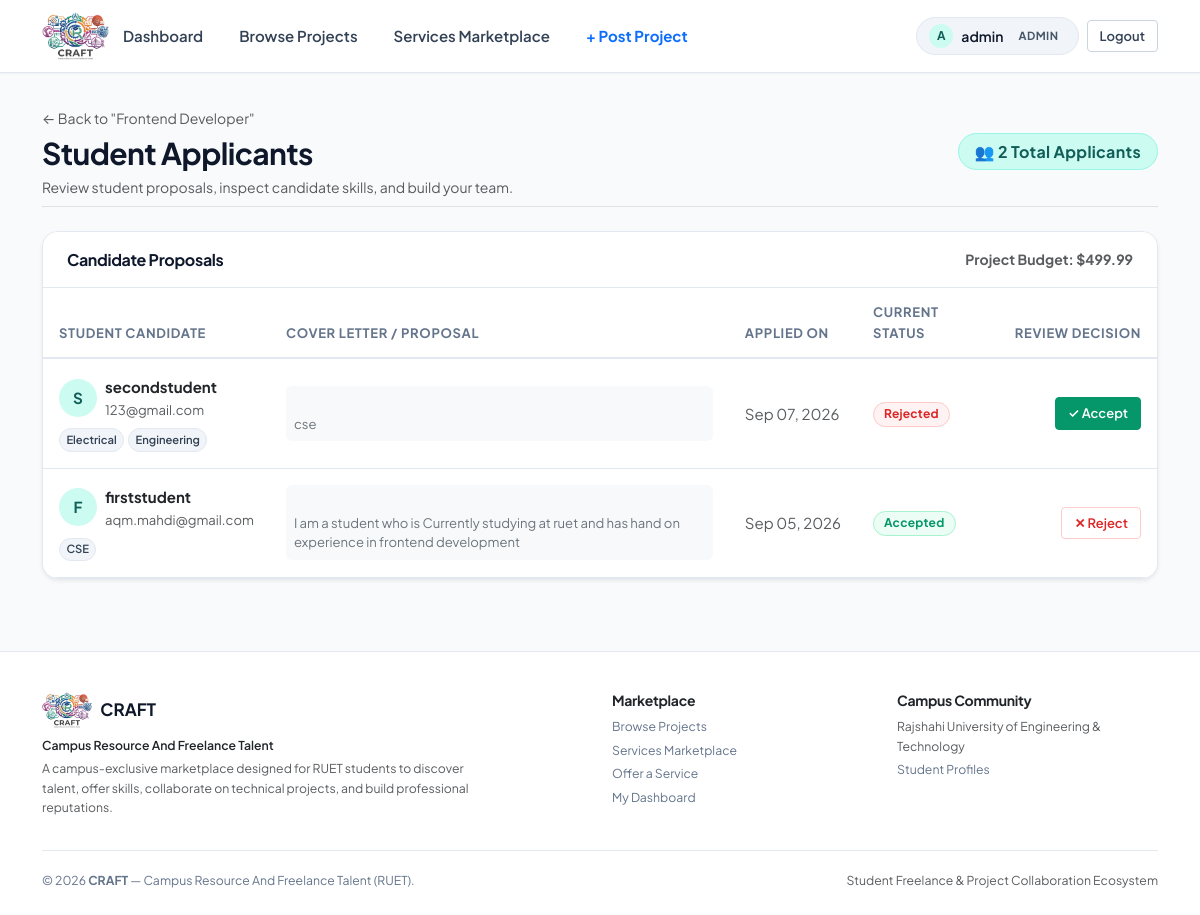
Screenshot of /applications/project/1/applicants/ (signed in) with the database file from the repository.
### accounts/models.py (models this page shows, shortened)
class User(AbstractUser):
    class Role(models.TextChoices):
        STUDENT = 'student', 'Student'
        CLIENT = 'client', 'Client'
        ADMIN = 'admin', 'Admin'
    role = models.CharField(max_length=10, choices=Role.choices, default=Role.STUDENT)
    skills = models.CharField(max_length=255, blank=True, help_text="Comma separated skills")
    bio = models.TextField(blank=True)
    company_name = models.CharField(max_length=150, blank=True)
    @property
    def is_client(self):
        return self.role == self.Role.CLIENT
    @property
    def is_admin_role(self):
        return self.role == self.Role.ADMIN or self.is_superuser

### projects/models.py (models this page shows, shortened)
class Project(models.Model):
    class Status(models.TextChoices):
        OPEN = 'open', 'Open'
        CLOSED = 'closed', 'Closed'
    client = models.ForeignKey(
        settings.AUTH_USER_MODEL, on_delete=models.CASCADE,
        related_name='projects', limit_choices_to={'role': 'client'}
    )
    title = models.CharField(max_length=200)
    description = models.TextField()
    category = models.CharField(max_length=100, blank=True)
    budget = models.DecimalField(max_digits=10, decimal_places=2, help_text="Budget in USD")
    deadline = models.DateField(null=True, blank=True)
    status = models.CharField(max_length=10, choices=Status.choices, default=Status.OPEN)
    created_at = models.DateTimeField(auto_now_add=True)
    updated_at = models.DateTimeField(auto_now=True)
    class Meta:
        ordering = ['-created_at']

### applications/models.py (models this page shows, shortened)
class Application(models.Model):
    class Status(models.TextChoices):
        PENDING = 'pending', 'Pending'
        ACCEPTED = 'accepted', 'Accepted'
        REJECTED = 'rejected', 'Rejected'
    project = models.ForeignKey(
        'projects.Project', on_delete=models.CASCADE, related_name='applications'
    )
    student = models.ForeignKey(
        settings.AUTH_USER_MODEL, on_delete=models.CASCADE,
        related_name='applications', limit_choices_to={'role': 'student'}
    )
    cover_letter = models.TextField(help_text="Why are you a good fit for this project?")
    status = models.CharField(max_length=10, choices=Status.choices, default=Status.PENDING)
    applied_at = models.DateTimeField(auto_now_add=True)
    class Meta:
        ordering = ['-applied_at']
        unique_together = ('project', 'student')

### applications/views.py (the view)
# urls.py: path('project/<int:pk>/applicants/', views.applicants_list, name='applicants_list'),
@login_required
def applicants_list(request, pk):
    project = get_object_or_404(Project, pk=pk)
    if project.client_id != request.user.id and not request.user.is_admin_role:
        raise PermissionDenied("You can only manage applicants for your own projects.")
    applicants = project.applications.select_related('student').all()
    return render(request, 'applications/applicants_list.html', {
        'project': project, 'applicants': applicants,
    })

### templates/applications/applicants_list.html (shortened to what this page needs)
{% extends 'base.html' %}
{% block content %}
<div class="d-flex flex-column flex-md-row align-items-md-center justify-content-between gap-3 mb-4 pb-2 border-bottom">
    <div>
        <div class="mb-1">
            <a href="{% url 'projects:project_detail' project.pk %}" class="text-muted small text-decoration-none d-inline-flex align-items-center gap-1">
                &larr; Back to "{{ project.title }}"
            </a>
        </div>
        <h2 class="fw-bold mb-1">Student Applicants</h2>
        <p class="text-muted small mb-0">Review student proposals, inspect candidate skills, and build your team.</p>
    </div>
    <div>
        <span class="badge bg-primary fs-6 px-3 py-2">
            👥 {{ applicants|length }} Total Applicant{{ applicants|length|pluralize }}
        </span>
    </div>
</div>
<div class="card shadow-sm mb-4">
    <div class="card-header bg-white py-3 d-flex align-items-center justify-content-between">
        <h5 class="mb-0 fw-bold">Candidate Proposals</h5>
        <span class="text-muted small">Project Budget: ${{ project.budget }}</span>
    </div>
    {% if applicants %}
        <div class="table-responsive">
            <table class="table cw-table align-middle">
                <thead>
                    <tr>
                        <th style="min-width: 200px;">Student Candidate</th>
                        <th style="min-width: 320px;">Cover Letter / Proposal</th>
                        <th>Applied On</th>
                        <th>Current Status</th>
                        <th class="text-end" style="min-width: 170px;">Review Decision</th>
                    </tr>
                </thead>
                <tbody>
                    {% for app in applicants %}
                        <tr>
                            <td>
                                <div class="d-flex align-items-center gap-2">
                                    <div class="cw-user-avatar" style="width: 38px; height: 38px; font-size: 0.95rem;">
                                        {{ app.student.username|make_list|first|upper }}
                                    </div>
                                    <div>
                                        <div class="fw-bold text-dark">{{ app.student.get_full_name|default:app.student.username }}</div>
                                        <div class="text-muted small">{{ app.student.email }}</div>
                                    </div>
                                </div>
                                {% if app.student.skills %}
                                    <div class="d-flex flex-wrap gap-1 mt-2">
                                        {% for skill in app.student.skills.split %}
                                            <span class="cw-skill-chip" style="font-size: 0.7rem; padding: 0.1rem 0.4rem;">
                                                {{ skill|cut:"," }}
                                            </span>
                                        {% endfor %}
                                    </div>
                                {% endif %}
                            </td>
                            <td>
                                <div class="p-2 bg-light rounded text-secondary small" style="white-space: pre-line; max-height: 120px; overflow-y: auto; line-height: 1.5;">
                                    {{ app.cover_letter }}
                                </div>
                            </td>
                            <td class="text-muted small text-nowrap">
                                {{ app.applied_at|date:"M d, Y" }}
                            </td>
                            <td>
                                {% if app.status == 'accepted' %}
                                    <span class="badge bg-success">Accepted</span>
                                {% elif app.status == 'rejected' %}
                                    <span class="badge bg-danger">Rejected</span>
                                {% else %}
                                    <span class="badge bg-warning text-dark">Pending</span>
                                {% endif %}
                            </td>
                            <td class="text-end">
                                <div class="d-inline-flex gap-1">
                                    {% if app.status != 'accepted' %}
                                        <form method="post" action="{% url 'applications:application_status' app.pk 'accepted' %}" class="d-inline" data-no-disable="true">
                                            <button type="submit" class="btn btn-sm btn-success" title="Accept student into project">
                                                ✓ Accept
                                            </button>
                                        </form>
                                    {% endif %}
                                    {% if app.status != 'rejected' %}
                                        <form method="post" action="{% url 'applications:application_status' app.pk 'rejected' %}" class="d-inline" data-no-disable="true">
                                            <button type="submit" class="btn btn-sm btn-outline-danger" title="Decline application">
                                                ✕ Reject
                                            </button>
                                        </form>
                                    {% endif %}
                                </div>
                            </td>
                        </tr>
                    {% endfor %}
                </tbody>
            </table>
        </div>
    {% endif %}
</div>
{% endblock %}

### templates/base.html (shortened to what this page needs)
{% load static %}
<!DOCTYPE html>
<html lang="en">
<head>
    <link href="{% static 'vendor/css/bootstrap.min.css' %}" rel="stylesheet">
    <link href="{% static 'css/base.css' %}" rel="stylesheet">
    <link href="{% static 'css/components.css' %}" rel="stylesheet">
</head>
<body>
<header class="cw-navbar">
    <div class="container">
        <a class="cw-brand" href="{% url 'home' %}" title="CRAFT — Campus Resource And Freelance Talent" aria-label="CRAFT — Campus Resource And Freelance Talent">
            <img src="{% static 'images/craft-logo.png' %}" alt="CRAFT — Campus Resource And Freelance Talent" class="cw-navbar-logo">
        </a>
        <div class="collapse navbar-collapse d-lg-flex justify-content-between" id="cwNavCollapse">
            <ul class="cw-nav-links my-2 my-lg-0">
                {% if user.is_authenticated %}
                    <li>
                        <a class="cw-nav-link" href="{% url 'accounts:dashboard' %}">Dashboard</a>
                    </li>
                    <li>
                        <a class="cw-nav-link" href="{% url 'projects:project_list' %}">Browse Projects</a>
                    </li>
                    <li>
                        <a class="cw-nav-link" href="{% url 'services:service_list' %}">Services Marketplace</a>
                    </li>
                    {% if user.is_client or user.is_admin_role %}
                        <li>
                            <a class="cw-nav-link text-primary fw-bold" href="{% url 'projects:project_create' %}">+ Post Project</a>
                        </li>
                    {% endif %}
                {% endif %}
            </ul>
            <div class="d-flex align-items-center gap-2 mt-2 mt-lg-0">
                {% if user.is_authenticated %}
                    <a href="{% url 'accounts:profile' %}" class="cw-user-badge" title="View & Edit Profile">
                        <span class="cw-user-avatar">{{ user.username|make_list|first|upper }}</span>
                        <span>{{ user.username }}</span>
                        <span class="cw-role-pill cw-role-{{ user.role }}">{{ user.role }}</span>
                    </a>
                    <form method="post" action="{% url 'accounts:logout' %}" class="d-inline" data-no-disable="true">
                        <button type="submit" class="btn btn-sm btn-outline-secondary" title="Sign out of your account">Logout</button>
                    </form>
                {% else %}
                    <a href="{% url 'accounts:login' %}" class="btn btn-sm btn-outline-secondary">Sign In</a>
                    <a href="{% url 'accounts:register' %}" class="btn btn-sm btn-primary">Get Started</a>
                {% endif %}
            </div>
        </div>
    </div>
</header>
<main class="cw-main-content">
    <div class="container">
        {% block content %}{% endblock %}
    </div>
</main>
<footer class="cw-footer">
    <div class="container">
        <div class="row gy-4">
            <div class="col-md-6">
                <div class="d-flex align-items-center gap-2 mb-2">
                    <img src="{% static 'images/craft-logo.png' %}" alt="CRAFT Logo" class="cw-footer-logo">
                    <span class="cw-footer-brand mb-0">CRAFT</span>
                </div>
                <div class="fw-semibold text-dark small mb-1">Campus Resource And Freelance Talent</div>
                <p class="text-muted small mb-0" style="max-width: 440px;">
                    A campus-exclusive marketplace designed for RUET students to discover talent, offer skills, collaborate on technical projects, and build professional reputations.
                </p>
            </div>
            <div class="col-md-3 col-6">
                <h6 class="fw-bold text-dark mb-2">Marketplace</h6>
                <ul class="list-unstyled small mb-0">
                    <li class="mb-1"><a href="{% url 'projects:project_list' %}">Browse Projects</a></li>
                    <li class="mb-1"><a href="{% url 'services:service_list' %}">Services Marketplace</a></li>
                    {% if user.is_authenticated %}
                        <li class="mb-1"><a href="{% url 'services:service_create' %}">Offer a Service</a></li>
                    {% endif %}
                    <li><a href="{% url 'accounts:dashboard' %}">My Dashboard</a></li>
                </ul>
            </div>
            <div class="col-md-3 col-6">
                <h6 class="fw-bold text-dark mb-2">Campus Community</h6>
                <ul class="list-unstyled small mb-0">
                    <li class="mb-1"><span class="text-muted">Rajshahi University of Engineering & Technology</span></li>
                    <li class="mb-1"><a href="{% url 'accounts:profile' %}">Student Profiles</a></li>
                </ul>
            </div>
        </div>
        <div class="cw-footer-bottom small">
            <div>&copy; {% now "Y" %} <strong>CRAFT</strong> &mdash; Campus Resource And Freelance Talent (RUET).</div>
            <div class="text-muted">Student Freelance & Project Collaboration Ecosystem</div>
        </div>
    </div>
</footer>
</body>
</html>

### rows the page displays
User: username|make_list "A", username "admin", role "ADMIN"
Project: title "Frontend Developer", budget "499.99"
Application: student.username|make_list "S", student.get_full_name "secondstudent", student.email "123@gmail.com", split "Electrical" "Engineering", cover_letter "cse", applied_at "Sep 07, 2026", status "Rejected"
Application: student.username|make_list "F", student.get_full_name "firststudent", student.email "aqm.mahdi@gmail.com", cover_letter "I am a student who is Currently studying at ruet and has hand on experience in frontend development", applied_at "Sep 05, 2026", status "Accepted"
User: split "CSE"

### other values shown
{{ applicants|length }} "2"
